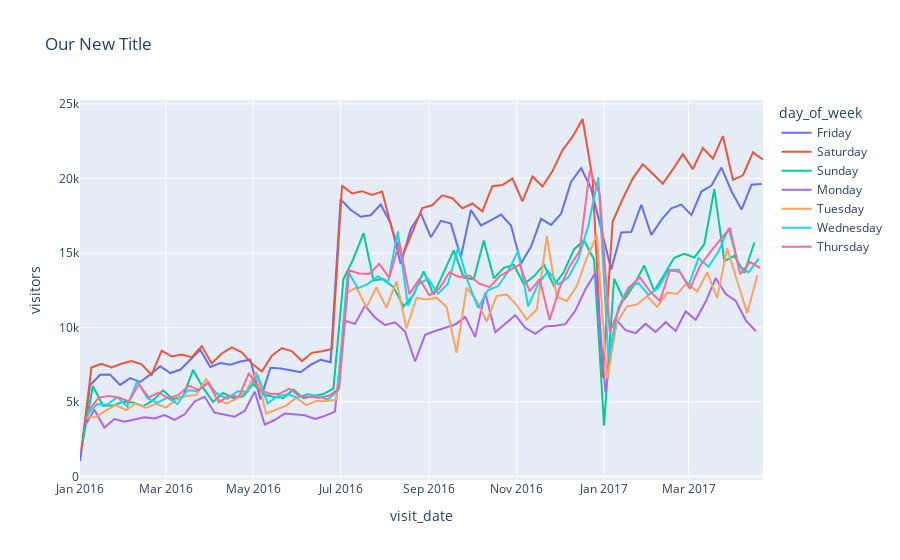

Write notebook code for a chart like this one.
### Code cell
fig2.update_layout(title='Our New Title')
# Can apply standard graph_objects methods to plotly express
